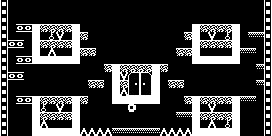

The image is a tile-based game level rendered from a .tmx file. Its description and source (layers, tilesets, objects; grid data summarised) follow:
An orthogonal 34x17 tile map with 8x8 px tiles, 2 tile layers (Tile Layer 1, background) and 1 object (7).

<map version="1.0" orientation="orthogonal" renderorder="right-down" width="34" height="17" tilewidth="8" tileheight="8" nextobjectid="26">
 <properties>
  <property name="color1" value="115" />
  <property name="color2" value="115" />
  <property name="emmitercolor" value="78" />
  <property name="enemycolor" value="4" />
  <property name="hudcolor" value="9" />
  <property name="music" value="6" />
  <property name="name" value="CGA" />
  <property name="tilecolor" value="139" />
 </properties>
 <tileset firstgid="1" name="pacman" tilewidth="8" tileheight="8">
  <image source="tileset.png" width="160" height="200" />
 </tileset>
 <layer name="Tile Layer 1" width="34" height="17">
  <properties>
   <property name="texture" value="tileset" />
  </properties>
  <data>[578 cells, 212 non-empty, 22 distinct tile ids]</data>
 </layer>
 <objectgroup name="enemies">
  <properties>
   <property name="_type" value="1" />
   <property name="sizex" value="32" />
   <property name="sizey" value="32" />
   <property name="speedx" value="30" />
   <property name="speedy" value="100" />
   <property name="texture" value="enemies_32x32" />
  </properties>
  <object id="24" type="7" x="136" y="80">
   <properties>
    <property name="blink" value="1" />
    <property name="blinktime" value="2500" />
    <property name="guardian" value="0" />
    <property name="reverse" value="0" />
   </properties>
   <polyline points="0,0 80,-40 -80,32 80,32 -80,-40" />
  </object>
 </objectgroup>
 <layer name="background" width="34" height="17">
  <properties>
   <property name="texture" value="tileset" />
  </properties>
  <data>[578 cells, 9 non-empty, 9 distinct tile ids]</data>
 </layer>
</map>
